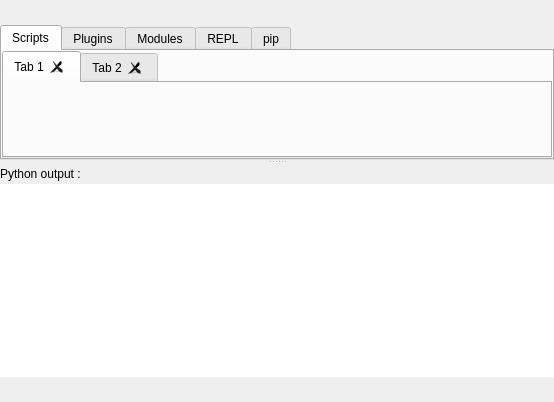
<?xml version="1.0" encoding="UTF-8"?>
<ui version="4.0">
 <class>PythonIDE</class>
 <widget class="QWidget" name="PythonIDE">
  <property name="geometry">
   <rect>
    <x>0</x>
    <y>0</y>
    <width>554</width>
    <height>402</height>
   </rect>
  </property>
  <property name="maximumSize">
   <size>
    <width>16777215</width>
    <height>16777215</height>
   </size>
  </property>
  <property name="acceptDrops">
   <bool>true</bool>
  </property>
  <property name="windowTitle">
   <string>Talipot Python IDE</string>
  </property>
  <property name="autoFillBackground">
   <bool>false</bool>
  </property>
  <layout class="QVBoxLayout" name="verticalLayout_5">
   <property name="spacing">
    <number>0</number>
   </property>
   <property name="leftMargin">
    <number>0</number>
   </property>
   <property name="topMargin">
    <number>0</number>
   </property>
   <property name="rightMargin">
    <number>0</number>
   </property>
   <property name="bottomMargin">
    <number>0</number>
   </property>
   <item>
    <widget class="tlp::HeaderFrame" name="header" native="true">
     <property name="minimumSize">
      <size>
       <width>0</width>
       <height>25</height>
      </size>
     </property>
     <property name="maximumSize">
      <size>
       <width>16777215</width>
       <height>25</height>
      </size>
     </property>
    </widget>
   </item>
   <item>
    <widget class="QSplitter" name="splitter">
     <property name="sizePolicy">
      <sizepolicy hsizetype="Preferred" vsizetype="Preferred">
       <horstretch>0</horstretch>
       <verstretch>0</verstretch>
      </sizepolicy>
     </property>
     <property name="orientation">
      <enum>Qt::Vertical</enum>
     </property>
     <widget class="QTabWidget" name="tabWidget">
      <property name="sizePolicy">
       <sizepolicy hsizetype="Preferred" vsizetype="Preferred">
        <horstretch>0</horstretch>
        <verstretch>0</verstretch>
       </sizepolicy>
      </property>
      <property name="currentIndex">
       <number>0</number>
      </property>
      <widget class="QWidget" name="scriptsTab">
       <property name="pythonIDETab" stdset="0">
        <bool>true</bool>
       </property>
       <attribute name="title">
        <string>Scripts</string>
       </attribute>
       <layout class="QVBoxLayout" name="scriptsTabLayout">
        <property name="spacing">
         <number>0</number>
        </property>
        <property name="leftMargin">
         <number>0</number>
        </property>
        <property name="topMargin">
         <number>0</number>
        </property>
        <property name="rightMargin">
         <number>0</number>
        </property>
        <property name="bottomMargin">
         <number>0</number>
        </property>
        <item>
         <widget class="tlp::PythonEditorsTabWidget" name="mainScriptsTabWidget">
          <property name="minimumSize">
           <size>
            <width>0</width>
            <height>100</height>
           </size>
          </property>
          <property name="currentIndex">
           <number>0</number>
          </property>
          <property name="tabsClosable">
           <bool>true</bool>
          </property>
          <property name="movable">
           <bool>true</bool>
          </property>
          <property name="pythonEditorsTabWidget" stdset="0">
           <bool>true</bool>
          </property>
          <widget class="QWidget" name="tab_5">
           <attribute name="title">
            <string>Tab 1</string>
           </attribute>
          </widget>
          <widget class="QWidget" name="tab_6">
           <attribute name="title">
            <string>Tab 2</string>
           </attribute>
          </widget>
         </widget>
        </item>
       </layout>
      </widget>
      <widget class="QWidget" name="pluginsTab">
       <property name="enabled">
        <bool>true</bool>
       </property>
       <property name="pythonIDETab" stdset="0">
        <bool>true</bool>
       </property>
       <attribute name="title">
        <string>Plugins</string>
       </attribute>
       <layout class="QVBoxLayout" name="pluginsTabLayout">
        <property name="spacing">
         <number>0</number>
        </property>
        <property name="leftMargin">
         <number>0</number>
        </property>
        <property name="topMargin">
         <number>0</number>
        </property>
        <property name="rightMargin">
         <number>0</number>
        </property>
        <property name="bottomMargin">
         <number>0</number>
        </property>
        <item>
         <widget class="tlp::PythonEditorsTabWidget" name="pluginsTabWidget">
          <property name="minimumSize">
           <size>
            <width>0</width>
            <height>100</height>
           </size>
          </property>
          <property name="currentIndex">
           <number>0</number>
          </property>
          <property name="tabsClosable">
           <bool>true</bool>
          </property>
          <property name="movable">
           <bool>true</bool>
          </property>
          <property name="pythonEditorsTabWidget" stdset="0">
           <bool>true</bool>
          </property>
          <widget class="QWidget" name="tab_9">
           <attribute name="title">
            <string>Tab 1</string>
           </attribute>
          </widget>
          <widget class="QWidget" name="tab_10">
           <attribute name="title">
            <string>Tab 2</string>
           </attribute>
          </widget>
         </widget>
        </item>
       </layout>
      </widget>
      <widget class="QWidget" name="modulesTab">
       <property name="pythonIDETab" stdset="0">
        <bool>true</bool>
       </property>
       <attribute name="title">
        <string>Modules</string>
       </attribute>
       <layout class="QVBoxLayout" name="modulesTabLayout">
        <property name="spacing">
         <number>0</number>
        </property>
        <property name="leftMargin">
         <number>0</number>
        </property>
        <property name="topMargin">
         <number>0</number>
        </property>
        <property name="rightMargin">
         <number>0</number>
        </property>
        <property name="bottomMargin">
         <number>0</number>
        </property>
        <item>
         <widget class="tlp::PythonEditorsTabWidget" name="modulesTabWidget">
          <property name="minimumSize">
           <size>
            <width>0</width>
            <height>100</height>
           </size>
          </property>
          <property name="currentIndex">
           <number>0</number>
          </property>
          <property name="tabsClosable">
           <bool>true</bool>
          </property>
          <property name="movable">
           <bool>true</bool>
          </property>
          <property name="pythonEditorsTabWidget" stdset="0">
           <bool>true</bool>
          </property>
          <widget class="QWidget" name="tab_3">
           <attribute name="title">
            <string>Tab 1</string>
           </attribute>
          </widget>
          <widget class="QWidget" name="tab_4">
           <attribute name="title">
            <string>Tab 2</string>
           </attribute>
          </widget>
         </widget>
        </item>
       </layout>
      </widget>
      <widget class="QWidget" name="replTab">
       <attribute name="title">
        <string>REPL</string>
       </attribute>
       <layout class="QVBoxLayout" name="verticalLayout_7">
        <property name="spacing">
         <number>0</number>
        </property>
        <property name="leftMargin">
         <number>0</number>
        </property>
        <property name="topMargin">
         <number>0</number>
        </property>
        <property name="rightMargin">
         <number>0</number>
        </property>
        <property name="bottomMargin">
         <number>0</number>
        </property>
        <item>
         <widget class="tlp::PythonREPLWidget" name="replWidget" native="true"/>
        </item>
       </layout>
      </widget>
      <widget class="QWidget" name="pipTab">
       <attribute name="title">
        <string>pip</string>
       </attribute>
       <layout class="QVBoxLayout" name="verticalLayout_6">
        <property name="spacing">
         <number>0</number>
        </property>
        <property name="leftMargin">
         <number>0</number>
        </property>
        <property name="topMargin">
         <number>0</number>
        </property>
        <property name="rightMargin">
         <number>0</number>
        </property>
        <property name="bottomMargin">
         <number>0</number>
        </property>
        <item>
         <widget class="QLabel" name="pipLabel">
          <property name="text">
           <string>TextLabel</string>
          </property>
          <property name="textFormat">
           <enum>Qt::RichText</enum>
          </property>
          <property name="scaledContents">
           <bool>true</bool>
          </property>
          <property name="wordWrap">
           <bool>true</bool>
          </property>
         </widget>
        </item>
        <item>
         <widget class="tlp::PythonPipWidget" name="pipWidget" native="true"/>
        </item>
       </layout>
      </widget>
     </widget>
     <widget class="QWidget" name="layoutWidget">
      <layout class="QVBoxLayout" name="verticalLayout_3">
       <property name="spacing">
        <number>0</number>
       </property>
       <item>
        <widget class="QLabel" name="pythonOutputLabel">
         <property name="maximumSize">
          <size>
           <width>16777215</width>
           <height>20</height>
          </size>
         </property>
         <property name="lineWidth">
          <number>1</number>
         </property>
         <property name="text">
          <string>Python output :</string>
         </property>
        </widget>
       </item>
       <item>
        <widget class="QTextBrowser" name="consoleWidget">
         <property name="sizePolicy">
          <sizepolicy hsizetype="Expanding" vsizetype="Minimum">
           <horstretch>0</horstretch>
           <verstretch>0</verstretch>
          </sizepolicy>
         </property>
         <property name="minimumSize">
          <size>
           <width>0</width>
           <height>50</height>
          </size>
         </property>
         <property name="frameShape">
          <enum>QFrame::NoFrame</enum>
         </property>
         <property name="openLinks">
          <bool>false</bool>
         </property>
        </widget>
       </item>
      </layout>
     </widget>
    </widget>
   </item>
   <item>
    <widget class="QStackedWidget" name="stackedWidget">
     <property name="sizePolicy">
      <sizepolicy hsizetype="Preferred" vsizetype="Maximum">
       <horstretch>0</horstretch>
       <verstretch>0</verstretch>
      </sizepolicy>
     </property>
     <property name="minimumSize">
      <size>
       <width>0</width>
       <height>25</height>
      </size>
     </property>
     <property name="maximumSize">
      <size>
       <width>16777215</width>
       <height>25</height>
      </size>
     </property>
     <property name="currentIndex">
      <number>-1</number>
     </property>
    </widget>
   </item>
  </layout>
 </widget>
 <customwidgets>
  <customwidget>
   <class>tlp::PythonEditorsTabWidget</class>
   <extends>QTabWidget</extends>
   <header location="global">talipot/PythonEditorsTabWidget.h</header>
   <container>1</container>
  </customwidget>
  <customwidget>
   <class>tlp::HeaderFrame</class>
   <extends>QWidget</extends>
   <header location="global">talipot/HeaderFrame.h</header>
   <container>1</container>
  </customwidget>
  <customwidget>
   <class>tlp::PythonREPLWidget</class>
   <extends>QWidget</extends>
   <header location="global">talipot/PythonREPLWidget.h</header>
   <container>1</container>
  </customwidget>
  <customwidget>
   <class>tlp::PythonPipWidget</class>
   <extends>QWidget</extends>
   <header location="global">talipot/PythonPipWidget.h</header>
   <container>1</container>
  </customwidget>
 </customwidgets>
 <resources/>
 <connections/>
</ui>
